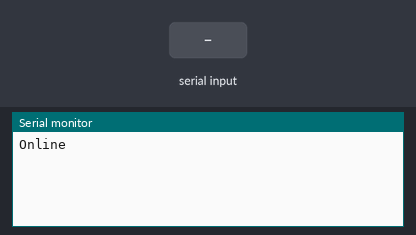
This sketch was run on a simulated Arduino Uno, built with avr-gcc and run on an emulated ATmega328P. On the bench: the last lines printed to the serial monitor. Inputs (shaded band) come from the test bench.

Above: at 1.2 s.
1.3 s: "1\n" received over Serial
At 2.5 s:
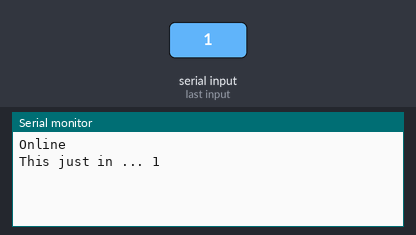
2.8 s: "0\n" received over Serial
At 3.7 s:
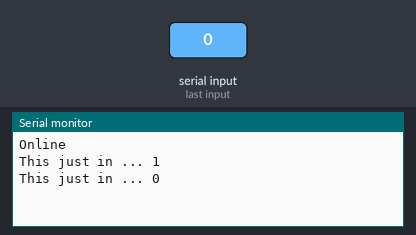
4.3 s: "2\n" received over Serial
At 4.8 s:
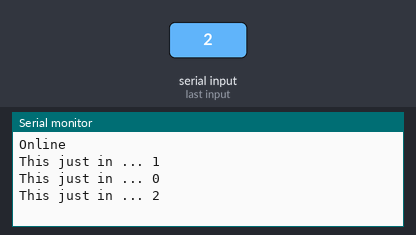

The sketch:

Comm_Test.ino
```cpp
const byte numChars = 32;
char receivedChars[numChars];   // an array to store the received data

boolean newData = false;

void setup() {

  Serial.begin(9600);
  Serial.println("Online");
}

void loop() {


  //myStringMaker();
  recvMessage();
  showNewData();

}

//Can't get this to work
/*void myStringMaker() {
  int index = 0;
  // send data only when you receive data:
  while(Serial.available() && newData == false){
    if((char)Serial.read() == '\n') {
      receivedChars[index] = '\0';
      index = 0;
      newData = true;
    }else {
      // read the incoming byte:
      int input = Serial.read();
      receivedChars[index] = input;
      index++;
    }
  }
}*/

//no idea how this works
void recvMessage() {
    static int index = 0;
    char enter = '\n';
    char input;

    // send data only when you receive data:
    while (Serial.available() > 0 && newData == false) {
        input = Serial.read();

        //knows when message is over because arduino always puts '\n' or enter at end
        if (input != enter) {
            //adds indvudal chars it receices and adds that to result
            receivedChars[index] = input;
            index++;
            if (index >= numChars) {
                index = numChars - 1;
            }
        }
        else {
            //believe this is to get rid of overflow from prevuse message
            receivedChars[index] = '\0'; // terminate the string
            index = 0;
            newData = true;
        }
    }
}

void showNewData() {
    if (newData == true) {
        Serial.print("This just in ... ");
        Serial.println(receivedChars);
        newData = false;
    }
}
```

Measured:
- after the input at 1.3 s, the serial monitor: prints a new line at once (image 1)
- after the input at 2.8 s, the serial monitor: prints a new line at once (image 2)
- after the input at 4.3 s, the serial monitor: prints a new line at once (image 3)
